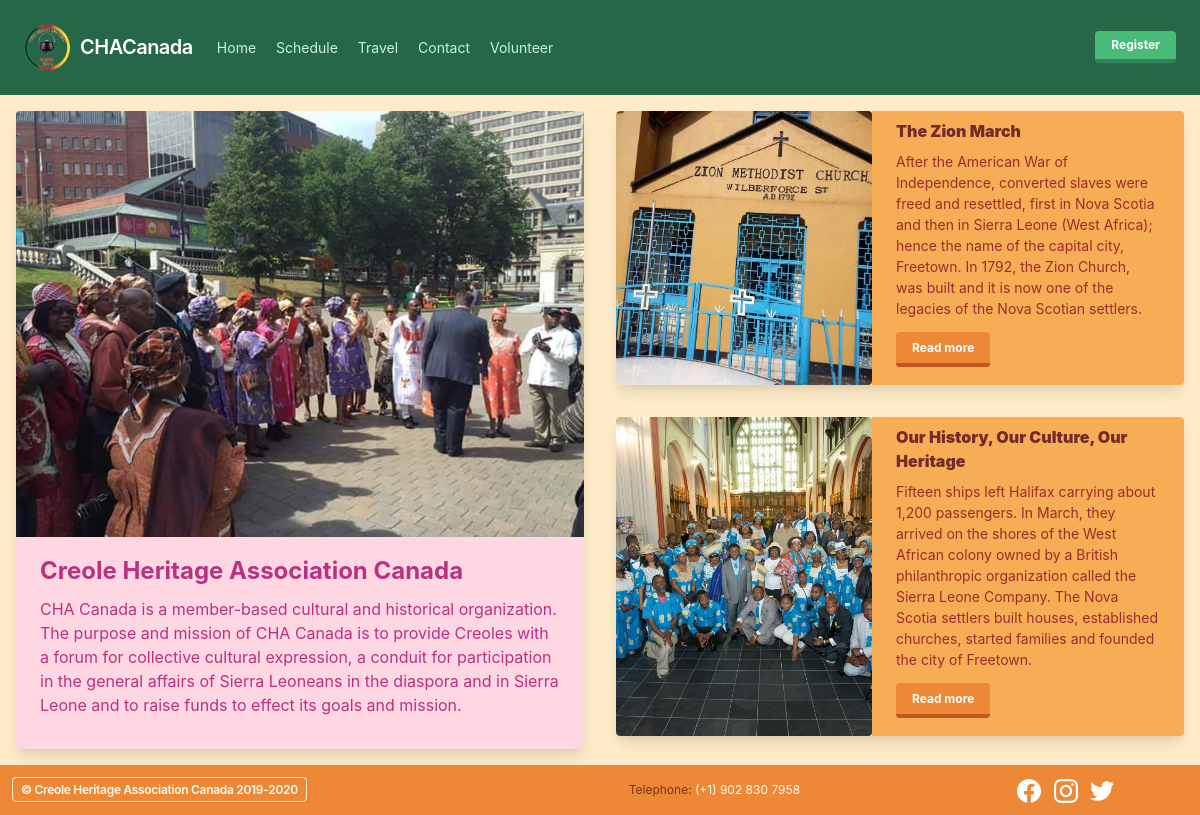
The page / on the database its author committed.
### chac/models.py (models this page shows, shortened)
class Post(models.Model):
	creation_date = models.DateTimeField('date posted')
	post_title = models.CharField(max_length=200)
	post_short_text = models.CharField(max_length=500)
	post_content = models.CharField(max_length=3000)
	post_image_url = models.CharField(max_length=200)

### chac/views.py (the view)
# urls.py: path('', views.index, name='index'),
def index(request):
	latest_posts = Post.objects.order_by('-creation_date')[:2]
	context = {
		"latest_posts": latest_posts,
	}
	return render(request, 'chac/index.html', context)

### chac/templates/chac/index.html
{% load static %}
<link rel="stylesheet" type="text/css" href="{% static 'chac/styles.css' %}">
{% include "chac/meta.html" %}
<body class="bg-orange-200">
    {% include "chac/navbar.html" %}
    <div class="flex flex-wrap overflow-hidden">
        <div class="sm:w-full lg:w-1/2 overflow-hidden">
            <div class="max-w-full m-4 rounded overflow-hidden shadow-lg bg-pink-200">
                <img class="w-full" src="{% static 'chac/background.jpg' %}" alt="Main banner image">
                <div class="px-6 py-4">
                    <div class="font-bold text-2xl mb-2 text-pink-700">Creole Heritage Association Canada</div>
                    <p class="mb-4 text-grey-dark text-base text-pink-700">
                        CHA Canada is a member-based cultural and historical organization. The purpose and mission of CHA Canada is to provide Creoles with a forum for collective cultural expression, a conduit for participation in the general affairs of Sierra Leoneans in the diaspora and in Sierra Leone and to raise funds to effect its goals and mission.
                    </p>
                </div>
            </div>
        </div>
        <div class="sm:w-full lg:w-1/2 overflow-hidden">
            {% for post in latest_posts %}
            <section class="font-sans leading-normal flex">
                <div class="max-w-full shadow-lg rounded overflow-hidden m-4 sm:flex">
                    <div class="h-48 sm:h-auto sm:w-48 md:w-64 flex-none bg-cover bg-center rounded rounded-t sm:rounded sm:rounded-l text-center overflow-hidden" style="background-image: url({% static post.post_image_url %})">
                    </div>
                    <div class="px-6 py-2 bg-orange-400">
                        <h2 class="mb-2 font-black text-red-900">{{ post.post_title }}</h2>
                        <p class="mb-4 text-red-800 text-sm">{{ post.post_short_text }}</p>
                        <p class="my-5">
                            <a class="bg-orange-500 hover:bg-orange-400 text-white font-bold py-2 px-4 text-xs border-b-4 border-orange-700 hover:border-orange-500 rounded" href="{% url 'detail' post.post_title %}">
                                Read more
                            </a>
                        </p>
                    </div>
                </div>
            </section>
            {% endfor %}
        </div>
    </div>
    {% include "chac/footer.html" %}
</body>

### rows shown on the page
Post: post_image_url (picture), post_title "The Zion March", post_short_text "After the American War of Independence, converted slaves were freed and resettled, first in Nova Scotia and then in Sierra Leone (West Africa); hence the name of the capital city, Freetown. In 1792, the Zion Church, was built and it is now one of the legacies of the Nova Scotian settlers."
Post: post_image_url (picture), post_title "Our History, Our Culture, Our Heritage", post_short_text "Fifteen ships left Halifax carrying about 1,200 passengers. In March, they arrived on the shores of the West African colony owned by a British philanthropic organization called the Sierra Leone Company. The Nova Scotia settlers built houses, established churches, started families and founded the city of Freetown."
